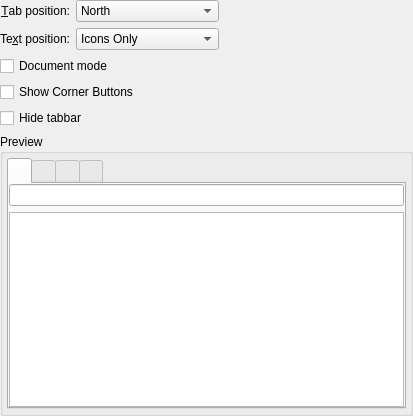
<?xml version="1.0" encoding="UTF-8"?>
<ui version="4.0">
 <class>TabDemoWidget</class>
 <widget class="QWidget" name="TabDemoWidget">
  <property name="geometry">
   <rect>
    <x>0</x>
    <y>0</y>
    <width>413</width>
    <height>416</height>
   </rect>
  </property>
  <layout class="QVBoxLayout" name="verticalLayout_5">
   <property name="leftMargin">
    <number>0</number>
   </property>
   <property name="topMargin">
    <number>0</number>
   </property>
   <property name="rightMargin">
    <number>0</number>
   </property>
   <property name="bottomMargin">
    <number>0</number>
   </property>
   <item>
    <layout class="QGridLayout" name="gridLayout">
     <item row="0" column="0">
      <widget class="QLabel" name="label">
       <property name="text">
        <string>&amp;Tab position:</string>
       </property>
       <property name="alignment">
        <set>Qt::AlignRight|Qt::AlignTrailing|Qt::AlignVCenter</set>
       </property>
       <property name="buddy">
        <cstring>tabPositionComboBox</cstring>
       </property>
      </widget>
     </item>
     <item row="0" column="1">
      <widget class="KComboBox" name="tabPositionComboBox">
       <item>
        <property name="text">
         <string>North</string>
        </property>
       </item>
       <item>
        <property name="text">
         <string>South</string>
        </property>
       </item>
       <item>
        <property name="text">
         <string>West</string>
        </property>
       </item>
       <item>
        <property name="text">
         <string>East</string>
        </property>
       </item>
      </widget>
     </item>
     <item row="0" column="2">
      <spacer name="horizontalSpacer">
       <property name="orientation">
        <enum>Qt::Horizontal</enum>
       </property>
       <property name="sizeHint" stdset="0">
        <size>
         <width>261</width>
         <height>20</height>
        </size>
       </property>
      </spacer>
     </item>
     <item row="1" column="0">
      <widget class="QLabel" name="label_2">
       <property name="text">
        <string>Te&amp;xt position:</string>
       </property>
       <property name="alignment">
        <set>Qt::AlignRight|Qt::AlignTrailing|Qt::AlignVCenter</set>
       </property>
       <property name="buddy">
        <cstring>textPositionComboBox</cstring>
       </property>
      </widget>
     </item>
     <item row="1" column="1">
      <widget class="KComboBox" name="textPositionComboBox">
       <item>
        <property name="text">
         <string>Icons Only</string>
        </property>
       </item>
       <item>
        <property name="text">
         <string>Text Only</string>
        </property>
       </item>
       <item>
        <property name="text">
         <string>Text Alongside Icons</string>
        </property>
       </item>
      </widget>
     </item>
    </layout>
   </item>
   <item>
    <widget class="QCheckBox" name="documentModeCheckBox">
     <property name="text">
      <string>Document mode</string>
     </property>
    </widget>
   </item>
   <item>
    <widget class="QCheckBox" name="cornerWidgetsCheckBox">
     <property name="text">
      <string>Show Corner Buttons</string>
     </property>
    </widget>
   </item>
   <item>
    <widget class="QCheckBox" name="tabBarVisibilityCheckBox">
     <property name="text">
      <string>Hide tabbar</string>
     </property>
    </widget>
   </item>
   <item>
    <widget class="QGroupBox" name="groupBox">
     <property name="title">
      <string>Preview</string>
     </property>
     <layout class="QVBoxLayout" name="verticalLayout_3">
      <property name="leftMargin">
       <number>4</number>
      </property>
      <property name="topMargin">
       <number>4</number>
      </property>
      <property name="rightMargin">
       <number>4</number>
      </property>
      <property name="bottomMargin">
       <number>4</number>
      </property>
      <item>
       <widget class="Oxygen::TabWidget" name="tabWidget">
        <property name="tabPosition">
         <enum>QTabWidget::North</enum>
        </property>
        <property name="currentIndex">
         <number>0</number>
        </property>
        <property name="documentMode">
         <bool>false</bool>
        </property>
        <widget class="QWidget" name="tab">
         <attribute name="title">
          <string/>
         </attribute>
         <layout class="QVBoxLayout" name="verticalLayout">
          <property name="leftMargin">
           <number>0</number>
          </property>
          <property name="topMargin">
           <number>0</number>
          </property>
          <property name="rightMargin">
           <number>0</number>
          </property>
          <property name="bottomMargin">
           <number>0</number>
          </property>
          <item>
           <widget class="KLineEdit" name="lineEdit">
            <property name="showClearButton" stdset="0">
             <bool>true</bool>
            </property>
           </widget>
          </item>
          <item>
           <widget class="QTextEdit" name="textEdit"/>
          </item>
         </layout>
        </widget>
        <widget class="QWidget" name="tab_3">
         <attribute name="title">
          <string/>
         </attribute>
        </widget>
        <widget class="QWidget" name="tab_4">
         <attribute name="title">
          <string/>
         </attribute>
         <layout class="QVBoxLayout" name="verticalLayout_4">
          <property name="leftMargin">
           <number>0</number>
          </property>
          <property name="topMargin">
           <number>0</number>
          </property>
          <property name="rightMargin">
           <number>0</number>
          </property>
          <property name="bottomMargin">
           <number>0</number>
          </property>
          <item>
           <spacer name="verticalSpacer">
            <property name="orientation">
             <enum>Qt::Vertical</enum>
            </property>
            <property name="sizeHint" stdset="0">
             <size>
              <width>20</width>
              <height>40</height>
             </size>
            </property>
           </spacer>
          </item>
          <item>
           <widget class="KLineEdit" name="lineEdit_2">
            <property name="showClearButton" stdset="0">
             <bool>true</bool>
            </property>
           </widget>
          </item>
         </layout>
        </widget>
        <widget class="QWidget" name="tab_2">
         <attribute name="title">
          <string/>
         </attribute>
         <layout class="QVBoxLayout" name="verticalLayout_2">
          <property name="leftMargin">
           <number>0</number>
          </property>
          <property name="topMargin">
           <number>0</number>
          </property>
          <property name="rightMargin">
           <number>0</number>
          </property>
          <property name="bottomMargin">
           <number>0</number>
          </property>
          <item>
           <widget class="QTextEdit" name="textEdit_2">
            <property name="frameShape">
             <enum>QFrame::NoFrame</enum>
            </property>
           </widget>
          </item>
         </layout>
        </widget>
       </widget>
      </item>
     </layout>
    </widget>
   </item>
  </layout>
 </widget>
 <customwidgets>
  <customwidget>
   <class>KLineEdit</class>
   <extends>QLineEdit</extends>
   <header>klineedit.h</header>
  </customwidget>
  <customwidget>
   <class>KComboBox</class>
   <extends>QComboBox</extends>
   <header>kcombobox.h</header>
  </customwidget>
  <customwidget>
   <class>Oxygen::TabWidget</class>
   <extends>QTabWidget</extends>
   <header>oxygentabwidget.h</header>
   <container>1</container>
  </customwidget>
 </customwidgets>
 <resources/>
 <connections/>
</ui>
